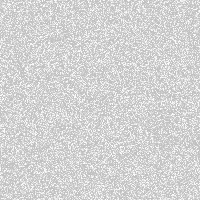
Frame 1 (no input)
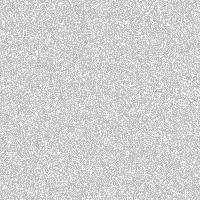
Frame 60 (no input)
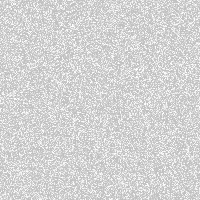
Frame 120 (the mouse pressed at the canvas centre since frame 60)

The p5.js sketch that drew these frames (run headless with seeded random() and noise() and a simulated clock; from frame 60 on, the mouse is pressed at the canvas centre):

// p5.js sketch
// ── sketch.js
// var xoff1 = 0;
// var xoff2 = 10000;

var inc = 0.01;


function setup() {
  createCanvas(200,200);
  background(0);
  pixelDensity(1);
}

function draw() {
  loadPixels();

  for (var x = 0; x < width; x++) {
    for (var y = 0; y < height; y++) {
      var index = (x + y * width) * 4;
      var r = random(255);
      pixels[index+0] = r;
      pixels[index+1] = r;
      pixels[index+2] = r;
      pixels[index+3] = r;
    }

  }
  updatePixels();

}
